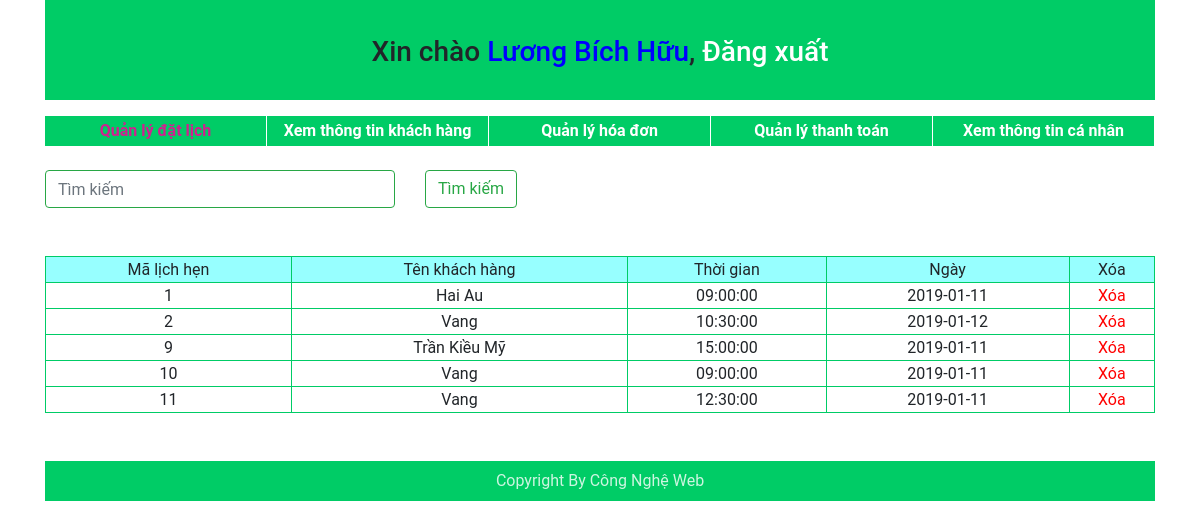
The page /admin/list-dl.php (signed in) on the database its author committed.
### tables this page shows
CREATE TABLE `datlich` (
  `madl` int(11) NOT NULL,
  `makh` int(10) UNSIGNED NOT NULL,
  `makg` int(2) NOT NULL
);

CREATE TABLE `khachhang` (
  `makh` int(10) UNSIGNED NOT NULL,
  `tenkh` varchar(50) NOT NULL,
  `diachi` varchar(150) NOT NULL,
  `email` varchar(50) NOT NULL,
  `sdt` varchar(12) NOT NULL,
  `taikhoan` varchar(30) NOT NULL,
  `matkhau` varchar(100) NOT NULL,
  `activ` varchar(100) NOT NULL,
  `status` enum('0','1') NOT NULL
);

CREATE TABLE `khunggio` (
  `makg` int(4) NOT NULL,
  `gio` time NOT NULL,
  `ngay` date NOT NULL,
  `tinhtrang` varchar(30) NOT NULL
);

### models/database.php (called while the page is built, shortened)
<?php
	class database
	{
		protected $host = 'localhost';
		protected $name = 'root';
		protected $pass = '';
		protected $db = 'quan-ly-tiem-cat-toc';
		protected $conn;
		protected $result;
		public function connect()
		{
			$this->conn = mysqli_connect($this->host, $this->name, $this->pass, $this->db) or die('không thể kết nối tới database');
			$this->conn->set_charset('utf8');
		}
		public function query($sql)
		{
			if($this->conn)
			{
				$this->result = mysqli_query($this->conn, $sql);
			}
		}
		public function fetch_assoc()
		{
			if($this->conn)
			{
				$row = mysqli_fetch_assoc($this->result);
				return $row;
			}
		}
	}
?>

### admin/templates/show-dl.php (the view)
<?php
	echo"<tr>";
		echo"<td>$row[madl]</td>";
		echo"<td>$row[tenkh]</td>";
		echo"<td>$row[gio]</td>";
		echo"<td>$row[ngay]</td>";
		echo"<td><a href='del-list-dl.php?madl=$row[madl]' onclick='return show_confirm()' style='color:red;'>Xóa</a></td>";
		echo"</tr>";
?>

### models/m-datlich.php (shortened to what this page needs)
<?php
	include('database.php');
	class datlich extends database
	{
		public function m_list_dl()
		{
			$sql = "SELECT madl, tenkh, gio, ngay FROM datlich dl
					INNER JOIN khachhang kh
					ON dl.makh = kh.makh
					INNER JOIN khunggio kg
					ON kg.makg = dl.makg";
			$this->query($sql);
			while($row = $this->fetch_assoc())
			{
				require("templates/show-dl.php");
			}
		}
	}
?>

### public/core/css/style-admin.css (style rules this page uses)
* { margin:0;padding: 0; box-sizing: border-box; }
body { font-family: Roboto, sans-serif; }
#duoi table tr { border: 1px solid #0C6; line-height: 25px; }
#duoi table td { border: 1px solid #0C6; }
tr a { text-decoration: none; }

### rows shown on the page
datlich: madl "1", makh.tenkh "Hai Au", makg.gio "09:00:00", makg.ngay "2019-01-11"
datlich: madl "2", makh.tenkh "Vang", makg.gio "10:30:00", makg.ngay "2019-01-12"
datlich: madl "9", makh.tenkh "Trần Kiều Mỹ", makg.gio "15:00:00", makg.ngay "2019-01-11"
datlich: madl "10", makh.tenkh "Vang", makg.gio "09:00:00", makg.ngay "2019-01-11"
datlich: madl "11", makh.tenkh "Vang", makg.gio "12:30:00", makg.ngay "2019-01-11"

### other values the page prints
$_SESSION[name] "Lương Bích Hữu"
